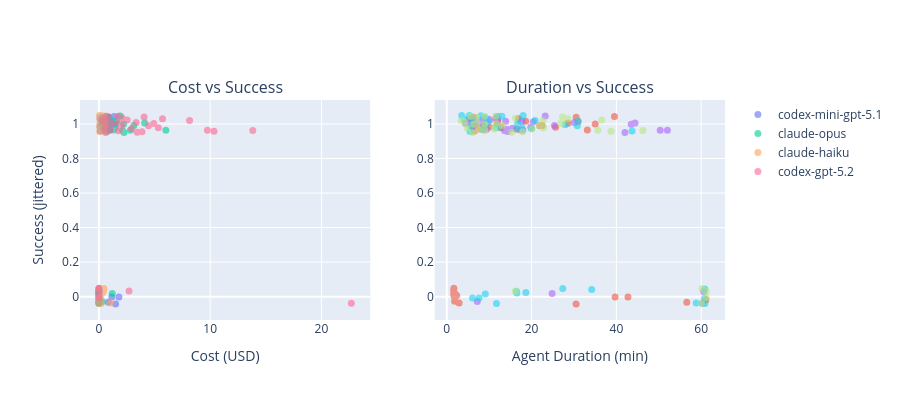

Notebook code cell kept with this figure:
### Markdown cell above
## Cost & Duration

### Code cell
fig = make_subplots(rows=1, cols=2, subplot_titles=("Cost vs Success", "Duration vs Success"))

for model in df["model"].unique():
    grp = df[df["model"] == model]
    jitter = np.random.uniform(-0.05, 0.05, len(grp))
    fig.add_trace(
        go.Scatter(
            x=grp["cost_usd"],
            y=grp["success"].astype(int) + jitter,
            mode="markers",
            name=model,
            opacity=0.6,
            marker={"size": 7},
            text=grp["repo"],
            hovertemplate="%{text}<br>Cost: $%{x:.4f}<br>Success: %{y:.0f}",
        ),
        row=1,
        col=1,
    )
    fig.add_trace(
        go.Scatter(
            x=grp["agent_duration_seconds"] / 60,
            y=grp["success"].astype(int) + jitter,
            mode="markers",
            name=model,
            opacity=0.6,
            showlegend=False,
            marker={"size": 7},
            text=grp["repo"],
            hovertemplate="%{text}<br>Duration: %{x:.1f} min<br>Success: %{y:.0f}",
        ),
        row=1,
        col=2,
    )

fig.update_xaxes(title_text="Cost (USD)", row=1, col=1)
fig.update_xaxes(title_text="Agent Duration (min)", row=1, col=2)
fig.update_yaxes(title_text="Success (jittered)", row=1, col=1)
fig.update_layout(height=400, width=900)
fig.show()

### Figure 1 — Plotly figure (JSON) as saved in the notebook; plotly's stock layout.template omitted (floating-point values rounded to 4 significant figures)
{"data": [{"hovertemplate": "%{text}<br>Cost: $%{x:.4f}<br>Success: %{y:.0f}", "marker": {"size": 7}, "mode": "markers", "name": "codex-mini-gpt-5.1", "opacity": 0.6, "text": ["flask", "k-9", "bucksamples", "ui", "tarantool", "TypeScript-React-Starter", "express", "starlette", "tauri", "vue", "phoenix", "horovod", "AntennaPod", "cupy", "sqlite", "numpy", "requests", "kepler.gl", "blenderkit_asset_tasks", "golangci-lint", "llvm-project", "opencv", "socket.io", "mediapipe", "android", "fastapi", "tensorflow", "buck2", "Catch2", "dash-sample-apps", "Rocket.Chat.Electron", "pytorch", "neovim", "ripgrep", "vscode", "cobra", "rules_go", "react", "scipy", "Signal-Desktop", "nivo"], "type": "scatter", "x": [0.3092, 1.162, 0.4665, 0.149, 0.003163, 0.3887, 0.1071, 0.003642, 0.9713, 1.368, 0.2744, 0.2802, 0.002989, 1.214, 0.7488, 0.1065, 0.189, 1.0, 0.3988, 0.3196, 0.3973, 0.001918, 0.0, 0.003375, 0.8557, 0.002431, 0.1248, 0.001443, 0.006008, 0.211, 0.9846, 0.2778, 1.504, 0.1683, 1.799, 0.4452, 0.003176, 0.6848, 0.3988, 1.467, 0.3328], "xaxis": "x", "y": [0.968, -0.001908, 1.03, 0.9894, 0.04846, 0.9788, 0.9867, 0.01781, 1.039, 1.044, 0.9995, 0.9709, -0.026, 1.004, 1.015, 1.03, 0.9883, 0.9908, 0.9696, 0.9833, 0.9902, 0.006641, -0.01798, -0.03723, -0.03193, 0.01114, 0.9599, 0.03298, -0.0006319, 0.9827, 0.965, 0.9732, -0.04206, 1.04, -0.002381, 1.031, 0.01455, 0.9813, 1.022, 0.9996, 1.017], "yaxis": "y"}, {"hovertemplate": "%{text}<br>Duration: %{x:.1f} min<br>Success: %{y:.0f}", "marker": {"size": 7}, "mode": "markers", "name": "codex-mini-gpt-5.1", "opacity": 0.6, "showlegend": false, "text": ["flask", "k-9", "bucksamples", "ui", "tarantool", "TypeScript-React-Starter", "express", "starlette", "tauri", "vue", "phoenix", "horovod", "AntennaPod", "cupy", "sqlite", "numpy", "requests", "kepler.gl", "blenderkit_asset_tasks", "golangci-lint", "llvm-project", "opencv", "socket.io", "mediapipe", "android", "fastapi", "tensorflow", "buck2", "Catch2", "dash-sample-apps", "Rocket.Chat.Electron", "pytorch", "neovim", "ripgrep", "vscode", "cobra", "rules_go", "react", "scipy", "Signal-Desktop", "nivo"], "type": "scatter", "x": [8.656, 39.69, 16.91, 6.722, 1.686, 12.79, 5.968, 1.9, 30.52, 39.55, 11.88, 7.724, 1.863, 28.55, 30.99, 5.342, 8.723, 22.5, 16.52, 12.76, 21.93, 2.345, 61.11, 2.921, 56.6, 1.629, 6.483, 1.63, 1.805, 10.05, 33.16, 8.218, 30.5, 6.37, 42.73, 11.64, 1.81, 25.67, 12.03, 35.02, 18.62], "xaxis": "x2", "y": [0.968, -0.001908, 1.03, 0.9894, 0.04846, 0.9788, 0.9867, 0.01781, 1.039, 1.044, 0.9995, 0.9709, -0.026, 1.004, 1.015, 1.03, 0.9883, 0.9908, 0.9696, 0.9833, 0.9902, 0.006641, -0.01798, -0.03723, -0.03193, 0.01114, 0.9599, 0.03298, -0.0006319, 0.9827, 0.965, 0.9732, -0.04206, 1.04, -0.002381, 1.031, 0.01455, 0.9813, 1.022, 0.9996, 1.017], "yaxis": "y2"}, {"hovertemplate": "%{text}<br>Cost: $%{x:.4f}<br>Success: %{y:.0f}", "marker": {"size": 7}, "mode": "markers", "name": "claude-opus", "opacity": 0.6, "text": ["flask", "k-9", "bucksamples", "ui", "tarantool", "TypeScript-React-Starter", "express", "starlette", "tauri", "vue", "phoenix", "horovod", "AntennaPod", "cupy", "sqlite", "numpy", "requests", "kepler.gl", "blenderkit_asset_tasks", "golangci-lint", "llvm-project", "opencv", "socket.io", "mediapipe", "android", "fastapi", "tensorflow", "buck2", "Catch2", "dash-sample-apps", "Rocket.Chat.Electron", "pytorch", "neovim", "ripgrep", "vscode", "cobra", "rules_go", "react", "scipy", "Signal-Desktop", "nivo"], "type": "scatter", "x": [0.3794, 0.0, 0.3073, 0.5264, 6.019, 0.8362, 0.2706, 0.4789, 0.7058, 1.1, 0.4674, 0.8247, 1.933, 0.7139, 0.7622, 3.137, 0.2976, 0.9606, 0.6051, 0.734, 0.7786, 2.26, 2.225, 2.125, 1.203, 0.4627, 0.7926, 1.296, 0.591, 0.5152, 2.821, 1.007, 1.538, 0.303, 1.582, 0.513, 1.442, 0.9123, 4.106, 0.0, 0.9704], "xaxis": "x", "y": [0.9838, 0.02898, 1.028, 1.022, 0.9632, 0.9633, 1.004, 1.01, 0.9568, 1.009, 1.018, 1.023, 1.046, 1.016, 0.9685, 0.9918, 1.008, 1.014, 1.031, 1.023, 1.042, 0.9504, 0.9983, 0.9618, 0.01896, 0.9691, 0.97, 0.9659, 0.999, 1.016, 0.9643, 1.028, 1.013, -0.02742, 1.016, 1.008, 0.9753, 0.9804, 1.006, -0.03835, 1.019], "yaxis": "y"}, {"hovertemplate": "%{text}<br>Duration: %{x:.1f} min<br>Success: %{y:.0f}", "marker": {"size": 7}, "mode": "markers", "name": "claude-opus", "opacity": 0.6, "showlegend": false, "text": ["flask", "k-9", "bucksamples", "ui", "tarantool", "TypeScript-React-Starter", "express", "starlette", "tauri", "vue", "phoenix", "horovod", "AntennaPod", "cupy", "sqlite", "numpy", "requests", "kepler.gl", "blenderkit_asset_tasks", "golangci-lint", "llvm-project", "opencv", "socket.io", "mediapipe", "android", "fastapi", "tensorflow", "buck2", "Catch2", "dash-sample-apps", "Rocket.Chat.Electron", "pytorch", "neovim", "ripgrep", "vscode", "cobra", "rules_go", "react", "scipy", "Signal-Desktop", "nivo"], "type": "scatter", "x": [6.139, 60.59, 6.175, 8.533, 50.33, 17.97, 4.41, 6.896, 14.33, 30.06, 8.09, 10.12, 23.23, 6.364, 14.29, 25.39, 5.706, 17.8, 8.624, 11.96, 11.85, 42.02, 43.5, 13.63, 24.84, 9.404, 13.67, 17.49, 6.718, 5.938, 52.03, 9.862, 20.41, 7.206, 13.9, 8.12, 15.52, 19.81, 44.4, 60.26, 17.39], "xaxis": "x2", "y": [0.9838, 0.02898, 1.028, 1.022, 0.9632, 0.9633, 1.004, 1.01, 0.9568, 1.009, 1.018, 1.023, 1.046, 1.016, 0.9685, 0.9918, 1.008, 1.014, 1.031, 1.023, 1.042, 0.9504, 0.9983, 0.9618, 0.01896, 0.9691, 0.97, 0.9659, 0.999, 1.016, 0.9643, 1.028, 1.013, -0.02742, 1.016, 1.008, 0.9753, 0.9804, 1.006, -0.03835, 1.019], "yaxis": "y2"}, {"hovertemplate": "%{text}<br>Cost: $%{x:.4f}<br>Success: %{y:.0f}", "marker": {"size": 7}, "mode": "markers", "name": "claude-haiku", "opacity": 0.6, "text": ["flask", "k-9", "bucksamples", "ui", "tarantool", "TypeScript-React-Starter", "express", "starlette", "tauri", "vue", "phoenix", "horovod", "AntennaPod", "cupy", "sqlite", "numpy", "requests", "kepler.gl", "blenderkit_asset_tasks", "golangci-lint", "llvm-project", "opencv", "socket.io", "mediapipe", "android", "fastapi", "tensorflow", "buck2", "Catch2", "dash-sample-apps", "Rocket.Chat.Electron", "pytorch", "neovim", "ripgrep", "vscode", "cobra", "rules_go", "react", "scipy", "Signal-Desktop", "nivo"], "type": "scatter", "x": [0.1146, 0.4417, 0.1211, 0.08324, 0.3969, 0.1953, 0.1637, 0.1133, 0.1198, 0.0, 0.1872, 0.09567, 1.06, 0.1569, 0.2138, 0.2983, 0.07086, 0.5371, 0.2182, 0.0919, 0.4085, 0.4132, 0.0, 0.2517, 0.1625, 0.2271, 0.1379, 0.2231, 0.1165, 0.07611, 0.2833, 0.1961, 0.46, 0.06091, 0.4952, 0.3247, 0.1867, 0.1924, 0.36, 0.3869, 0.0], "xaxis": "x", "y": [1.028, 0.9589, 1.012, 0.9848, 1.045, 1.039, 1.019, -0.007354, -0.007756, -0.0108, 0.9797, 1.047, -0.03642, 1.044, 1.041, 0.977, 1.05, 0.9896, 1.016, 1.004, 0.0298, 0.9949, 0.0437, 1.004, 0.9727, 0.9772, 0.9692, 0.01502, 0.9707, 0.9572, 0.02085, -0.03979, 0.04736, 1.05, 1.02, 0.02433, 1.05, 1.017, 0.9795, 0.04141, -0.03983], "yaxis": "y"}, {"hovertemplate": "%{text}<br>Duration: %{x:.1f} min<br>Success: %{y:.0f}", "marker": {"size": 7}, "mode": "markers", "name": "claude-haiku", "opacity": 0.6, "showlegend": false, "text": ["flask", "k-9", "bucksamples", "ui", "tarantool", "TypeScript-React-Starter", "express", "starlette", "tauri", "vue", "phoenix", "horovod", "AntennaPod", "cupy", "sqlite", "numpy", "requests", "kepler.gl", "blenderkit_asset_tasks", "golangci-lint", "llvm-project", "opencv", "socket.io", "mediapipe", "android", "fastapi", "tensorflow", "buck2", "Catch2", "dash-sample-apps", "Rocket.Chat.Electron", "pytorch", "neovim", "ripgrep", "vscode", "cobra", "rules_go", "react", "scipy", "Signal-Desktop", "nivo"], "type": "scatter", "x": [4.069, 43.69, 9.457, 5.551, 13.01, 9.022, 6.248, 6.064, 7.633, 60.77, 12.11, 8.048, 58.81, 12.08, 17.87, 17.76, 5.356, 30.79, 9.694, 9.495, 16.44, 27.94, 60.84, 16.72, 20.0, 16.65, 8.419, 9.102, 8.573, 5.488, 16.55, 11.73, 27.36, 3.548, 20.84, 18.65, 18.03, 30.92, 11.66, 34.18, 60.88], "xaxis": "x2", "y": [1.028, 0.9589, 1.012, 0.9848, 1.045, 1.039, 1.019, -0.007354, -0.007756, -0.0108, 0.9797, 1.047, -0.03642, 1.044, 1.041, 0.977, 1.05, 0.9896, 1.016, 1.004, 0.0298, 0.9949, 0.0437, 1.004, 0.9727, 0.9772, 0.9692, 0.01502, 0.9707, 0.9572, 0.02085, -0.03979, 0.04736, 1.05, 1.02, 0.02433, 1.05, 1.017, 0.9795, 0.04141, -0.03983], "yaxis": "y2"}, {"hovertemplate": "%{text}<br>Cost: $%{x:.4f}<br>Success: %{y:.0f}", "marker": {"size": 7}, "mode": "markers", "name": "codex-gpt-5.2", "opacity": 0.6, "text": ["flask", "k-9", "bucksamples", "ui", "tarantool", "TypeScript-React-Starter", "express", "starlette", "tauri", "vue", "phoenix", "horovod", "AntennaPod", "cupy", "sqlite", "numpy", "requests", "kepler.gl", "blenderkit_asset_tasks", "golangci-lint", "llvm-project", "opencv", "socket.io", "mediapipe", "android", "fastapi", "tensorflow", "buck2", "Catch2", "dash-sample-apps", "Rocket.Chat.Electron", "pytorch", "neovim", "ripgrep", "vscode", "cobra", "rules_go", "react", "scipy", "Signal-Desktop", "nivo"], "type": "scatter", "x": [0.2977, 22.69, 0.612, 1.017, 0.0, NaN, 0.6721, 1.743, 9.753, 3.34, 0.6056, 1.816, 8.149, 1.938, 4.932, 10.35, 0.7972, NaN, 1.847, 2.545, 0.6318, 3.871, 0.0, 0.8784, 2.932, 2.71, 0.7563, 0.0, 3.437, 2.041, 2.114, 0.5387, 0.0, 1.723, 0.6322, 1.184, 13.83, 4.063, 5.345, 4.46, 5.719], "xaxis": "x", "y": [1.02, -0.0387, 1.01, 0.9657, -0.004257, 0.01173, 0.9985, 0.9603, 0.9634, 1.009, 0.9508, 1.009, 1.02, 0.9835, 1.003, 0.9573, 0.9987, -0.04614, 0.9696, 1.023, 1.045, 0.9552, 0.02682, 1.039, 0.9724, 0.03289, 0.9703, 0.04509, 0.9521, 0.9911, 1.033, 0.9761, 0.03261, 1.045, 1.044, 1.003, 0.9626, 1.041, 0.9777, 0.9903, 1.03], "yaxis": "y"}, {"hovertemplate": "%{text}<br>Duration: %{x:.1f} min<br>Success: %{y:.0f}", "marker": {"size": 7}, "mode": "markers", "name": "codex-gpt-5.2", "opacity": 0.6, "showlegend": false, "text": ["flask", "k-9", "bucksamples", "ui", "tarantool", "TypeScript-React-Starter", "express", "starlette", "tauri", "vue", "phoenix", "horovod", "AntennaPod", "cupy", "sqlite", "numpy", "requests", "kepler.gl", "blenderkit_asset_tasks", "golangci-lint", "llvm-project", "opencv", "socket.io", "mediapipe", "android", "fastapi", "tensorflow", "buck2", "Catch2", "dash-sample-apps", "Rocket.Chat.Electron", "pytorch", "neovim", "ripgrep", "vscode", "cobra", "rules_go", "react", "scipy", "Signal-Desktop", "nivo"], "type": "scatter", "x": [3.409, 60.09, 4.21, 9.015, 61.14, NaN, 6.344, 8.93, 35.62, 27.27, 6.097, 7.141, 22.69, 11.3, 26.84, 38.74, 8.934, NaN, 11.23, 36.58, 8.911, 17.87, 61.16, 7.039, 20.09, 16.18, 7.468, 60.2, 15.32, 13.13, 16.22, 4.806, 61.09, 11.55, 5.673, 11.67, 46.24, 27.3, 22.84, 21.99, 28.5], "xaxis": "x2", "y": [1.02, -0.0387, 1.01, 0.9657, -0.004257, 0.01173, 0.9985, 0.9603, 0.9634, 1.009, 0.9508, 1.009, 1.02, 0.9835, 1.003, 0.9573, 0.9987, -0.04614, 0.9696, 1.023, 1.045, 0.9552, 0.02682, 1.039, 0.9724, 0.03289, 0.9703, 0.04509, 0.9521, 0.9911, 1.033, 0.9761, 0.03261, 1.045, 1.044, 1.003, 0.9626, 1.041, 0.9777, 0.9903, 1.03], "yaxis": "y2"}], "layout": {"annotations": [{"font": {"size": 16}, "showarrow": false, "text": "Cost vs Success", "x": 0.225, "xanchor": "center", "xref": "paper", "y": 1, "yanchor": "bottom", "yref": "paper"}, {"font": {"size": 16}, "showarrow": false, "text": "Duration vs Success", "x": 0.775, "xanchor": "center", "xref": "paper", "y": 1, "yanchor": "bottom", "yref": "paper"}], "height": 400, "width": 900, "xaxis": {"anchor": "y", "domain": [0, 0.45], "title": {"text": "Cost (USD)"}}, "xaxis2": {"anchor": "y2", "domain": [0.55, 1], "title": {"text": "Agent Duration (min)"}}, "yaxis": {"anchor": "x", "domain": [0, 1], "title": {"text": "Success (jittered)"}}, "yaxis2": {"anchor": "x2", "domain": [0, 1]}}}
